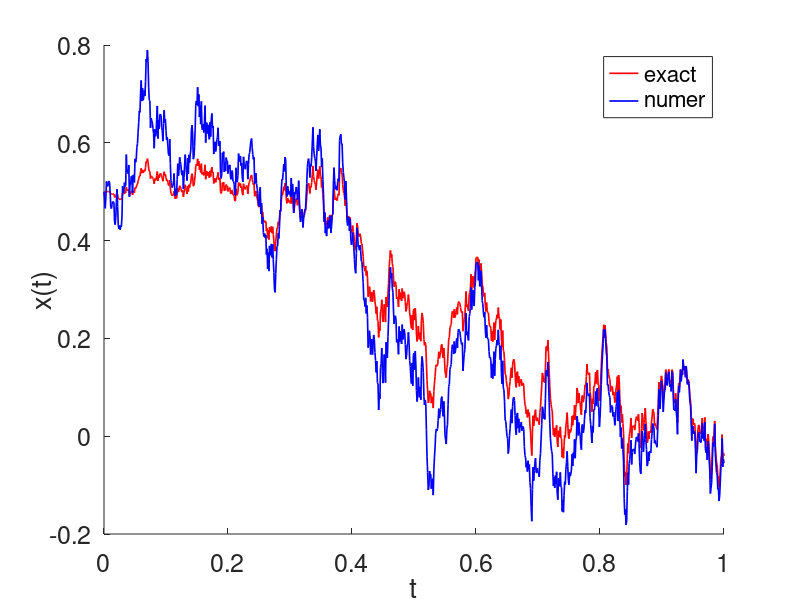

Write the MATLAB code that produced this figure.
%%%
%%% --- 1D stochastic differential equation - Ornstein-Uhlenbeck process
% dx(t) = -x(t)*dt/(2*tau) + dw(r)/sqrt(tau) & x(0) = x0 & 0 < t < T
% analytic solution: x(t) = x0*exp(-t/(2*tau)) + sqrt(1-exp(-t/tau))*w(t),
%
% The finite difference is Euler's method. 
%%% ---
%
% Reference: SIAM Review v43, p526 (2001) 
%
% Written by Tsogbayar Tsednee (PhD), Kyungpook National University, South Korea 
% Contact: tsog215@gmail.com
% Date: Jan 11, 2021
%
%
function [] = stochastic_diff_eq_euler_method_example_2
%
clear all;
clc;
randn('state', 100)
%
N = 1000.;                         % number of grid points
T = 1.0;                           % end time
dt = T/N;                          % time step
x0 = 0.5;                          % initial value
tau = 1.5;
t = [dt:dt:T];
%
dw = sqrt(dt)*randn(1,N);          %  Brownian increments
w = cumsum(dw,2);                  %  Discritized Brownian path
%
x_exact = x0.*exp(-t./(2.*tau)) + 1.*sqrt(1.-exp(-t./tau)).*w; % analytical solution
%
x = zeros(N,1);
x(1) = x0;
for i = 1:N
   x(i+1) = x(i) - dt*x(i)/(2*tau) + dw(i)/sqrt(tau);   % Euler's scheme
end
x';
figure(1)
hold on
plot([0:dt:T], [x0,x_exact], 'r','LineWidth', 1.2) % exact
plot([0:dt:T], x, 'b-','LineWidth', 1.2)
hold off
%axis([0 1 0 1.2])
xlabel('t')
ylabel('x(t)', 'Rotation', 90, 'VerticalAlignment','middle')
legend('exact', 'numer')
set(gca,'FontSize',18)

